Frame 1 (no input): blank canvas, image omitted
Frame 60 (no input): blank canvas, image omitted
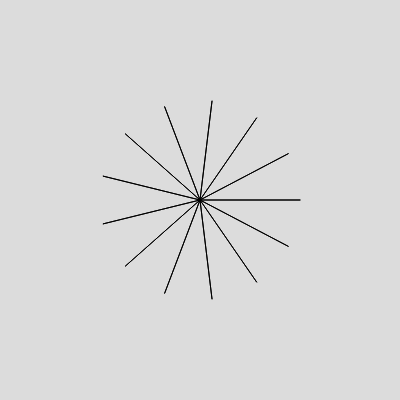
Frame 120 (the mouse pressed at the canvas centre since frame 60)

The p5.js sketch whose frames 1 and 60 were blank and that drew this single picture after the mouse press (run headless with seeded random() and noise() and a simulated clock; from frame 60 on, the mouse is pressed at the canvas centre):

// p5.js sketch
// ── sketch.js
let points = 13;
let pointOffset = 0

function setup() {
  createCanvas(400, 400);
  // noLoop();
}

function draw() {
  background(220);

  let deg = 360 / (points * 2);
  let outdent = mouseX / 2;
  let indent = mouseY / 2;
  translate(width / 2, height / 2);
  beginShape();
  for (let i = 0; i <= points * 2; i++) {
    const x = cos(radians(i * deg)) * (outdent - indent * (i % 2));
    const y = sin(radians(i * deg)) * (outdent - indent * (i % 2));
    vertex(x, y);
  }
  endShape();
}

function mousePressed() {
  pointOffset = mouseX
}

function mouseDragged() {
  pointOffset = mouseX - pointOffset
  points += pointOffset
  points = points > 3 ? points : 3
  pointOffset = mouseX
}

function mouseReleased() {
  pointOffset = 0
}
